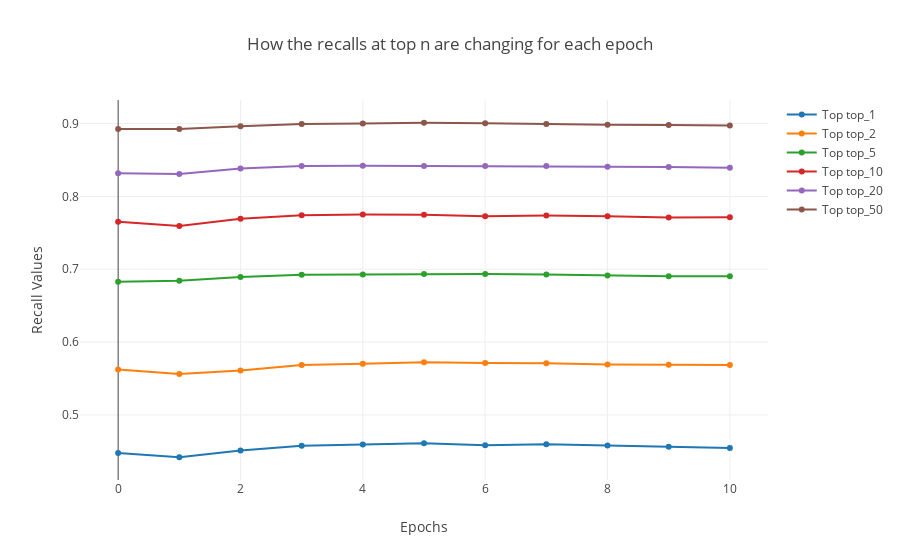

Notebook source saved alongside this figure:
### Code cell
"""
How the recalls at top n are changing for each epoch 
"""

data_recalls = []
sub_list = []
sub_list.append(0)
sub_list.extend([x for x in my_dict['normalized_recalls_before_model']])
data_recalls.append(sub_list)
for i in range(1,num_of_epochs+1):
    sub_list = []
    sub_list.append(i)
    sub_list.extend([x for x in my_dict[str(i)]['normalized_recalls_after_model']])
    data_recalls.append(sub_list)
df_data_recalls = pd.DataFrame(data_recalls, columns=['epoch', 'top_1', 'top_2', 'top_5'
                                                   ,'top_10', 'top_20', 'top_50'])
traces = []
for c in df_data_recalls.columns[1:]:
    trace = go.Scatter(
    x = df_data_recalls.index,
    y = df_data_recalls[c],
    mode = 'lines+markers',
    name = 'Top {}'.format(c))
    traces.append(trace)

layout = go.Layout(
    title='How the recalls at top n are changing for each epoch',
    xaxis=dict(
        title='Epochs'
    ),
    yaxis=dict(
        title='Recall Values'
    )
)
fig =  go.Figure(data=traces, layout=layout)
py.offline.iplot(fig)

### Figure 1 — Plotly figure (JSON) as saved in the notebook; plotly's stock layout.template omitted (floating-point values rounded to 4 significant figures)
{"data": [{"mode": "lines+markers", "name": "Top top_1", "type": "scatter", "uid": "6af47fb0-b959-11e8-a9b3-989096cb06e5", "x": [0, 1, 2, 3, 4, 5, 6, 7, 8, 9, 10], "y": [0.4476, 0.4419, 0.4512, 0.4577, 0.4593, 0.4611, 0.4585, 0.4596, 0.458, 0.4564, 0.4546]}, {"mode": "lines+markers", "name": "Top top_2", "type": "scatter", "uid": "6af47fb1-b959-11e8-a9b3-989096cb06e5", "x": [0, 1, 2, 3, 4, 5, 6, 7, 8, 9, 10], "y": [0.5623, 0.5563, 0.561, 0.5685, 0.5704, 0.5722, 0.5711, 0.5709, 0.5693, 0.5691, 0.5685]}, {"mode": "lines+markers", "name": "Top top_5", "type": "scatter", "uid": "6af47fb2-b959-11e8-a9b3-989096cb06e5", "x": [0, 1, 2, 3, 4, 5, 6, 7, 8, 9, 10], "y": [0.683, 0.6843, 0.6895, 0.6923, 0.6928, 0.6936, 0.6936, 0.6928, 0.6913, 0.6905, 0.6902]}, {"mode": "lines+markers", "name": "Top top_10", "type": "scatter", "uid": "6af47fb3-b959-11e8-a9b3-989096cb06e5", "x": [0, 1, 2, 3, 4, 5, 6, 7, 8, 9, 10], "y": [0.7651, 0.7594, 0.7693, 0.774, 0.7753, 0.7748, 0.7727, 0.7737, 0.773, 0.7711, 0.7714]}, {"mode": "lines+markers", "name": "Top top_20", "type": "scatter", "uid": "6af47fb4-b959-11e8-a9b3-989096cb06e5", "x": [0, 1, 2, 3, 4, 5, 6, 7, 8, 9, 10], "y": [0.832, 0.8307, 0.8385, 0.8419, 0.8421, 0.8419, 0.8419, 0.8419, 0.8408, 0.8403, 0.8393]}, {"mode": "lines+markers", "name": "Top top_50", "type": "scatter", "uid": "6af47fb5-b959-11e8-a9b3-989096cb06e5", "x": [0, 1, 2, 3, 4, 5, 6, 7, 8, 9, 10], "y": [0.8926, 0.8926, 0.8965, 0.8993, 0.9001, 0.9012, 0.9007, 0.8993, 0.8986, 0.898, 0.8973]}], "layout": {"title": "How the recalls at top n are changing for each epoch", "xaxis": {"title": "Epochs"}, "yaxis": {"title": "Recall Values"}}}
